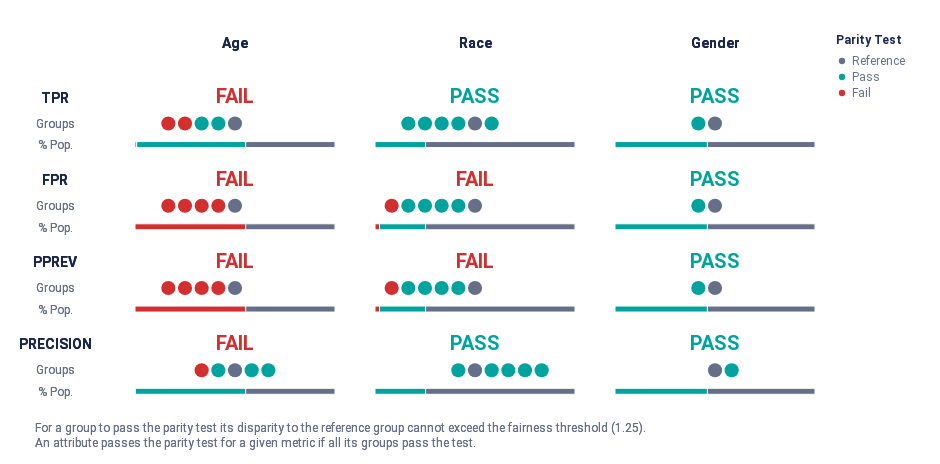

Source (notebook cell):
### Markdown cell above
This section is useful for investigating the 'fairness' of the LightGBM model trained on the diabetes dataset.

### Code cell
sm.fairness_audit(metric_list=['tpr', 'fpr', 'pprev', 'precision'], fairness_threshold=1.25)
